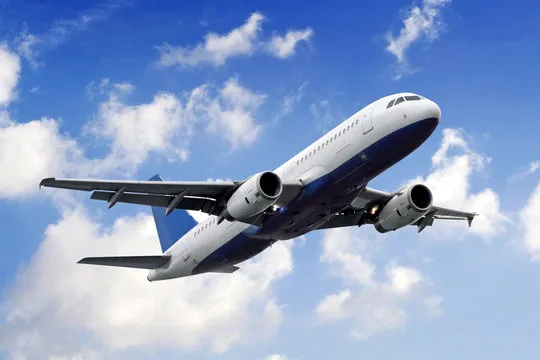
#> input picture img/aripnlane.png, 540 x 360 px
$ python cropping.py
#> lines starting #> are read from the running program, lines starting #| are printed output that depends on the picture
import cv2
import numpy as np

Img = cv2.imread("img/aripnlane.png")
#> Img is the input picture: shape (360, 540, 3); mean B, G, R 198.2, 160.1, 138.6
img_crop = Img[100:300,200:500]
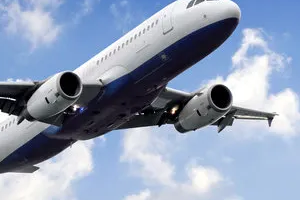
#> img_crop: shape (200, 300, 3); mean B, G, R 180.3, 157.1, 143.6

# cropping from origin
# img_crop = Img[0:30,0:50]

cv2.imwrite("cropped_airplane.png", img_crop)
cv2.imshow("window", img_crop)
cv2.waitKey(0)

$ run again, with img/fruits.png copied over img/aripnlane.png
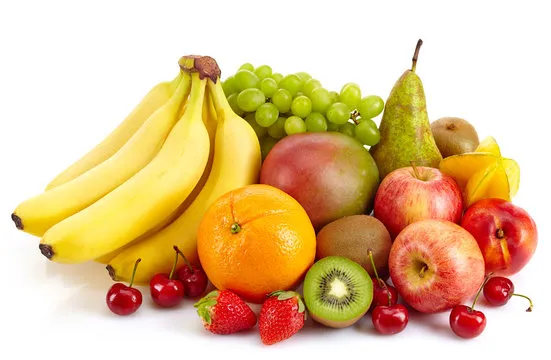
#> input picture img/fruits.png, 551 x 360 px
#> Img is the input picture: shape (360, 551, 3); mean B, G, R 147.6, 193.4, 226.5
#> `img_crop = Img[100:300,200:500]`:
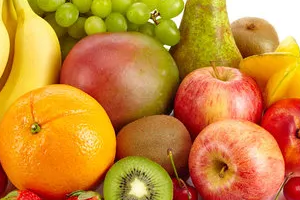
#> img_crop: shape (200, 300, 3); mean B, G, R 52, 135.5, 200.3
